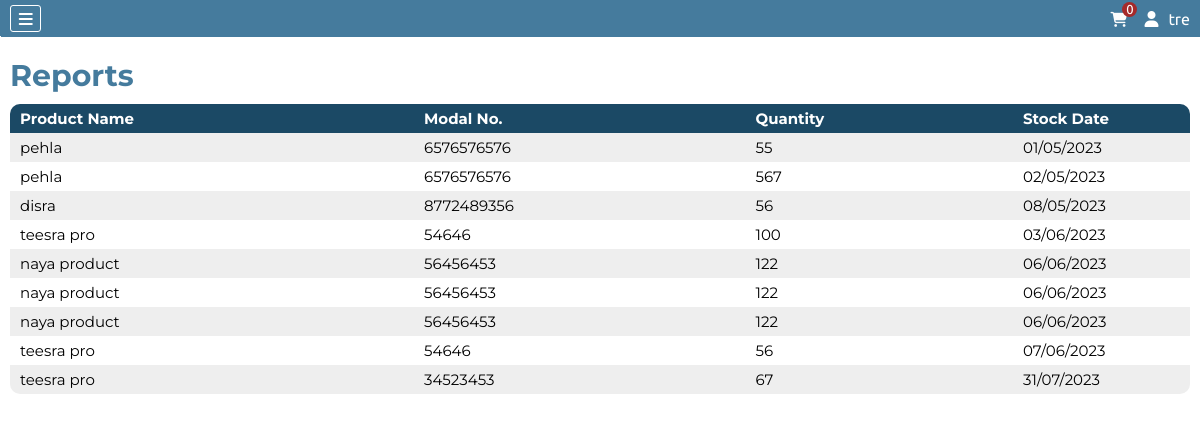
/stock-report.php (signed in), run on the app's committed database.
### tables this page shows
CREATE TABLE `company` (
  `Company_Id` int(11) NOT NULL AUTO_INCREMENT,
  `userId` int(11) NOT NULL DEFAULT 0,
  `Admin_Type` int(11) NOT NULL DEFAULT 2,
  `Active_Status` int(11) NOT NULL DEFAULT 1,
  `Approvel` int(11) DEFAULT 0,
  `Company_Code` int(11) NOT NULL,
  `Company_Name` varchar(100) NOT NULL,
  `Company_Phone` varchar(10) NOT NULL,
  `Company_Email` varchar(50) NOT NULL,
  `Company_Address` varchar(300) NOT NULL,
  `Company_Username` varchar(25) NOT NULL,
  `Company_Password` varchar(100) NOT NULL,
  `Company_GST` varchar(25) DEFAULT '',
  `Company_PAN` varchar(15) DEFAULT '',
  `Company_TAN` varchar(15) DEFAULT '',
  `Company_Licence` varchar(15) DEFAULT '',
  `Company_Registration` varchar(25) DEFAULT '',
  PRIMARY KEY (`Company_Id`),
  UNIQUE KEY `Company_Username` (`Company_Username`)
);

CREATE TABLE `stockreport` (
  `Stock_Id` int(11) NOT NULL AUTO_INCREMENT,
  `Added_Quantity` int(11) NOT NULL,
  `Stock_Date` varchar(50) NOT NULL DEFAULT '',
  `Product_Id` int(11) NOT NULL,
  PRIMARY KEY (`Stock_Id`)
);

CREATE TABLE `product` (
  `Product_Id` int(11) NOT NULL AUTO_INCREMENT,
  `Product_Name` varchar(50) NOT NULL,
  `Product_Modal_No` varchar(100) NOT NULL,
  `Product_Img` varchar(100) NOT NULL,
  `Normal_Price` int(11) NOT NULL,
  `Discounted_Price` int(11) NOT NULL,
  `Quantity` int(11) NOT NULL,
  `Latest_Stock_Date` date NOT NULL DEFAULT current_timestamp(),
  `P_Category_Id` int(11) NOT NULL,
  PRIMARY KEY (`Product_Id`)
);

### stock-report.php (the view, shortened to what this page needs)
<?php include "conn.php" ?>
<?php include "./components/header.php" ?>
<section class="machinePage">
    <h2>Reports</h2>
    <div class="machineContainer">
        <table>
            <thead>
                <tr>
                    <th>Product Name</th>
                    <th>Modal No.</th>
                    <th>Quantity</th>
                    <th>Stock Date</th>
                </tr>
            </thead>
            <tbody>
                <?php
                $sql="select * from stockreport join product on product.`Product_Id`=stockreport.`Product_Id`";
                $result=mysqli_query($conn,$sql);
                if(mysqli_num_rows($result)>0){
                    while($row=mysqli_fetch_assoc($result)){
                ?>
                <tr>
                    <td><?php echo $row['Product_Name'] ?></td>
                    <td><?php echo $row['Product_Modal_No'] ?></td>
                    <td><?php echo $row['Added_Quantity'] ?></td>
                    <td><?php echo implode("/",array_reverse(explode("-",$row['Stock_Date']))) ?></td>
                </tr>
                <?php
                    }
                }else{
                ?>
                <tr>
                    <td colspan="6" style="text-align:center;font-size:20px">No New Stock Added</td>
                </tr>
                <?php
                }
                ?>
            </tbody>
        </table>
    </div>
</section>
<?php include "./components/footer.php" ?>

### components/header.php (shortened to what this page needs)
<?php
include "conn.php";
?>
<!DOCTYPE html>
<html lang="en">
<head>
    <link rel="stylesheet" href="./style/dashboard.css">
    <link rel="stylesheet" href="./style/buyProduct.css">
    <link rel="stylesheet" href="./style/buyProductForm.css">
    <link rel="stylesheet" href="./style/header.css">
    <link rel="stylesheet" href="./style/profile.css">
    <link rel="stylesheet" href="./style/header.css">
    <link rel="stylesheet" href="./style/company.css">
    <link rel="stylesheet" href="./style/updateCompanyForm.css">
    <link rel="stylesheet" href="./style/branch.css">
    <link rel="stylesheet" href="./style/updateBranchForm.css">
    <link rel="stylesheet" href="./style/category.css">
    <link rel="stylesheet" href="./style/addCategoryForm.css">
    <link rel="stylesheet" href="./style/updateCategoryForm.css">
    <link rel="stylesheet" href="./style/product.css">
    <link rel="stylesheet" href="./style/addProductForm.css">
    <link rel="stylesheet" href="./style/updateProductForm.css">
    <link rel="stylesheet" href="./style/myBranch.css">
    <link rel="stylesheet" href="./style/addMyBranchForm.css">
    <link rel="stylesheet" href="./style/updateMyBranchForm.css">
    <link rel="stylesheet" href="./style/updateMyBranchForm.css">
    <link rel="stylesheet" href="./style/PCategory.css">
    <link rel="stylesheet" href="./style/addPCategoryForm.css">
    <link rel="stylesheet" href="./style/updatePCategoryForm.css">
    <link rel="stylesheet" href="./style/orders.css">
    <link rel="stylesheet" href="./style/myOrders.css">
    <link rel="stylesheet" href="./style/cancelReason.css">
    <link rel="stylesheet" href="./style/product-category.css">
    <link rel="stylesheet" href="https://cdnjs.cloudflare.com/ajax/libs/font-awesome/6.4.0/css/all.min.css"
 />
</head>
<body>
    <header class="headerContainer">
        <div class="hamburger">
            <i class="fa-solid fa-bars"></i>
        </div>
        <?php
        $id=isset($_SESSION['Company_Id'])?$_SESSION['Company_Id']:1;
        if (isset($_SESSION['Company_Id'])) {
            $hcid = $_SESSION['Company_Id'];
            $hcSql = "select `Company_Name`,`Admin_Type` from company where `Company_Id`=$hcid";
            $hcResult = mysqli_query($conn, $hcSql);
            $hcRow = mysqli_fetch_assoc($hcResult);
        } elseif (isset($_SESSION['User_Id'])) {
            $huid = $_SESSION['User_Id'];
            $huSql = "select `Username`,`User_Permission` from users where `User_Id`=$huid";
            $huResult = mysqli_query($conn, $huSql);
            $huRow = mysqli_fetch_assoc($huResult);
        }
        ?>
        <?php
        if(isset($_SESSION['Company_Id']) and ($hcRow['Admin_Type']!=1)){
            $cartCountSql="select * from mycart where `comp_id`=$id";
            $cartCountResult=mysqli_query($conn,$cartCountSql);
            $cartCount=mysqli_num_rows($cartCountResult);
            ?>
            <div class="cartIcon">
                <div class="cartCount"><?php echo $cartCount ?></div>
                <a href="cart.php"><i class="fa-sharp fa-solid fa-cart-shopping advanceClass" style="color: #fcfcfc;"></i></a>
            </div>
            <?php
        }
        ?>
        <div class="helloCompany" id="helloCompany">
            <i class="fa-solid fa-user"></i>
            <div>
                <?php echo isset($hcRow['Company_Name']) ? $hcRow['Company_Name'] : $huRow['Username'] ?>
            </div>
        </div>
    </header>
    <section class="mainContainer">

### style/dashboard.css (style rules this page uses)
i.fa-solid.fa-cart-shopping { font-size: 86px; text-align: center; align-items: center; position: relative; line-height: 1px; }

### style/buyProduct.css (style rules this page uses)
body { background: #e7e6e6; }

### style/header.css (style rules this page uses)
* { margin: 0; padding: 0; box-sizing: border-box; }
.headerContainer { display: flex; justify-content: space-between; background-color: #457b9d ; padding: 5px 10px; font-family: 'Ubuntu', sans-serif; }
.headerContainer .hamburger { display: flex; justify-content: space-evenly; align-items: center; padding: 2px; border: 1px solid rgb(255, 255, 255); width: 33px; height: 27px; border-radius: 3px; transition-duration: 0.2s; }
.headerContainer .helloCompany { display: flex; justify-content: space-evenly; align-items: center; width: fit-content; cursor: pointer; transition-duration: 0.2s; color: white; }
.headerContainer .helloCompany div { margin-left: 10px; }
.mainContainer { display: flex; }
i.fa-sharp.fa-solid.fa-cart-shopping.advanceClass { font-size: 15px; }
i.fa-solid.fa-bars { color: white; }
i.fa-solid.fa-user { margin-left: -3px; }
a i.fa-sharp.fa-solid.fa-cart-shopping.advanceClass { margin-left: -4px; }
.cartIcon { position: relative; display: flex; align-items: center; justify-content: flex-end; padding: 0px 20px; width: 100%; }
.cartIcon .cartCount { display: flex; justify-content: center; z-index: 1; width: 15px; height: 15px; background-color: brown; color: white; border-radius: 50px; position: absolute; top: -3px; right: 10px; font-size: 13px; }

### style/company.css (style rules this page uses)
body { background: #e7e6e6; }
table { border-collapse: collapse; border-spacing: 0; border-radius: 12px 12px 0px 0px; box-shadow: 0 12px 5pxrgba(32, 32, 32, .3); }
th { border-spacing: none; background: #1b4965; color: white; border-radius: none; }
tr:nth-child(odd) { background-color: #eeeeee }

### style/updateCompanyForm.css (style rules this page uses)
body { background: #e7e6e6; }

### style/branch.css (style rules this page uses)
body { background: #e7e6e6; }

### style/category.css (style rules this page uses)
body { background: #e7e6e6; }

### style/addCategoryForm.css (style rules this page uses)
body { background: #e7e6e6; }

### style/updateCategoryForm.css (style rules this page uses)
body { background: #e7e6e6; }

### style/product.css (style rules this page uses)
body { background: #e7e6e6; }
.machinePage { font-family: 'Montserrat', sans-serif; width: 100%; min-height: 750px; padding: 10px; }
.machinePage h2 { font-size: 30px; margin: 10px 0px; color: #457b9d; font-weight: 700; }
.machinePage .machineContainer { background-color: white; border-radius: 10px; overflow: auto; }
.machinePage .machineContainer table { width: 100%; padding: 10px; }
.machinePage .machineContainer table th { text-align: left; font-size: 15px; padding: 5px 10px; }
.machinePage .machineContainer table td { font-size: 15px; padding: 5px 10px; }
.machinePage .machineContainer table td:last-child,.categoryPage .machineContainer table th:last-child { text-align: left; width: 15%; }

### style/addProductForm.css (style rules this page uses)
body { background: #ffffff; }

### style/myBranch.css (style rules this page uses)
body { background: #e7e6e6; }

### style/addMyBranchForm.css (style rules this page uses)
body { background: #e7e6e6; }

### style/updateMyBranchForm.css (style rules this page uses)
body { background: #e7e6e6; }

### style/PCategory.css (style rules this page uses)
body { background: #e7e6e6; }

### style/addPCategoryForm.css (style rules this page uses)
body { background: #e7e6e6; }

### style/myOrders.css (style rules this page uses)
body { background: #e7e6e6; }

### style/product-category.css (style rules this page uses)
body { background: #ffffff; }

### data on the page
company: Company_Name "tre"
stockreport: Product_Id.Product_Name "pehla", Product_Id.Product_Modal_No "6576576576", Added_Quantity "55", Stock_Date "01/05/2023"
stockreport: Product_Id.Product_Name "pehla", Product_Id.Product_Modal_No "6576576576", Added_Quantity "567", Stock_Date "02/05/2023"
stockreport: Product_Id.Product_Name "disra", Product_Id.Product_Modal_No "8772489356", Added_Quantity "56", Stock_Date "08/05/2023"
stockreport: Product_Id.Product_Name "teesra pro", Product_Id.Product_Modal_No "54646", Added_Quantity "100", Stock_Date "03/06/2023"
stockreport: Product_Id.Product_Name "naya product", Product_Id.Product_Modal_No "56456453", Added_Quantity "122", Stock_Date "06/06/2023"
stockreport: Product_Id.Product_Name "naya product", Product_Id.Product_Modal_No "56456453", Added_Quantity "122", Stock_Date "06/06/2023"
stockreport: Product_Id.Product_Name "naya product", Product_Id.Product_Modal_No "56456453", Added_Quantity "122", Stock_Date "06/06/2023"
stockreport: Product_Id.Product_Name "teesra pro", Product_Id.Product_Modal_No "54646", Added_Quantity "56", Stock_Date "07/06/2023"
stockreport: Product_Id.Product_Name "teesra pro", Product_Id.Product_Modal_No "34523453", Added_Quantity "67", Stock_Date "31/07/2023"

### other printed values
$cartCount "0"
